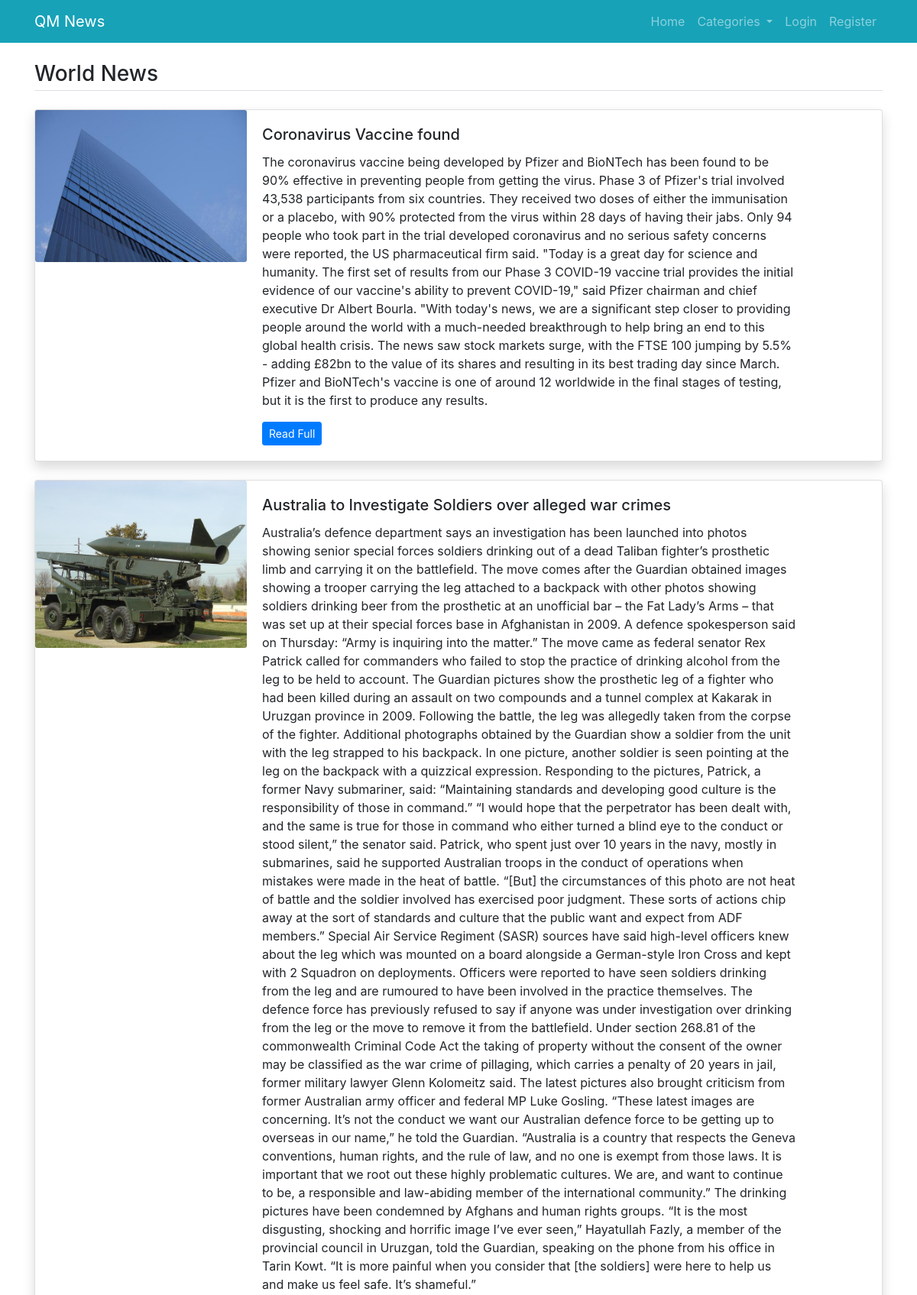
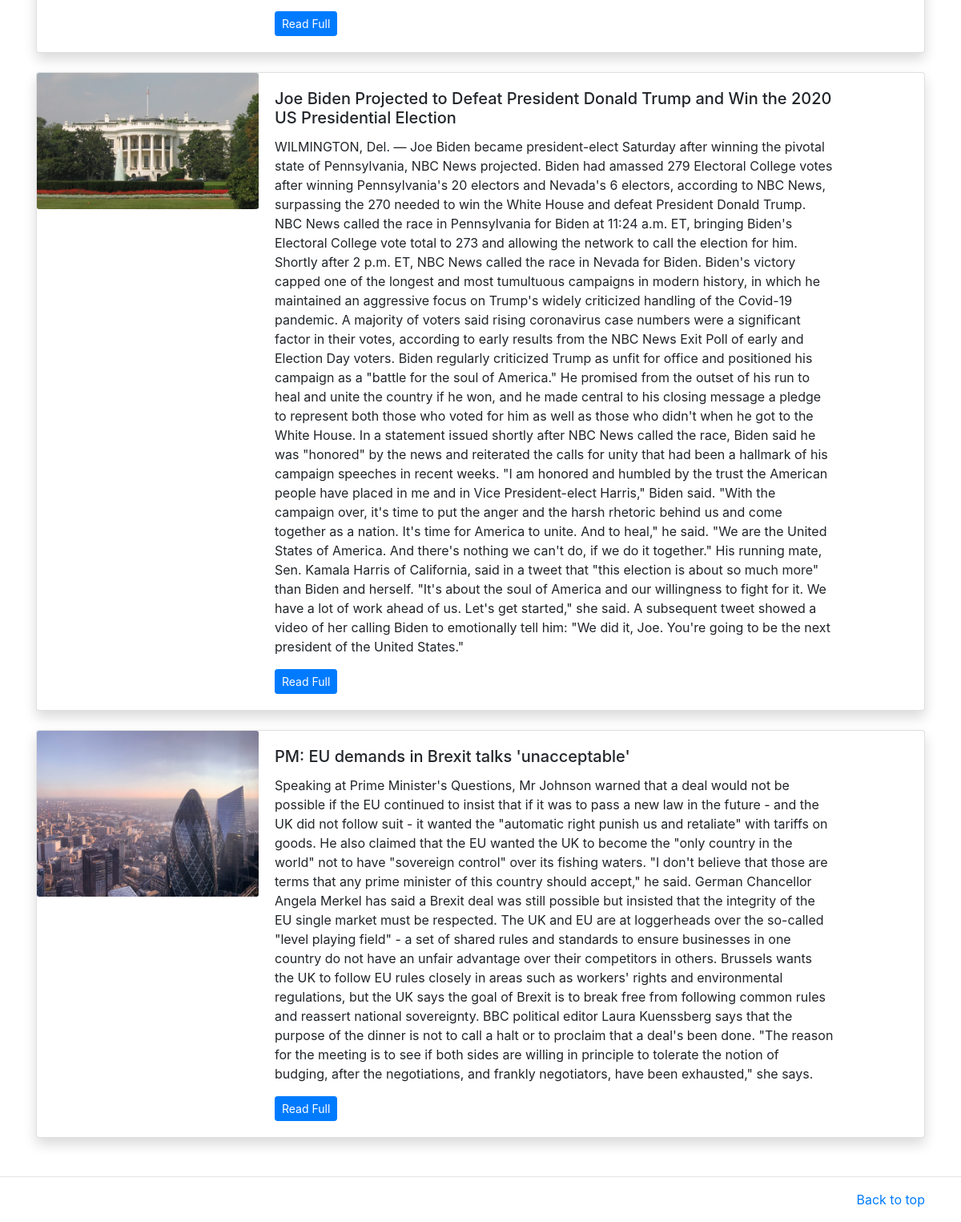
Page /category/2 on the committed database (2 pictures, top to bottom).
### mainapp/models.py (models this page shows, shortened)
class Category(models.Model):
    name= models.CharField(max_length=200)
    category_image= models.ImageField(upload_to='imgs')
    class Meta:
        verbose_name_plural='Categories'

class News(models.Model):
    category=models.ForeignKey(Category, on_delete=models.CASCADE)
    title=models.CharField(max_length=300)
    image= models.ImageField(upload_to='imgs/')
    description=models.TextField()
    add_time=models.DateTimeField(auto_now_add=True)
    likes=models.ManyToManyField(User,related_name='article')
    class Meta:
        verbose_name_plural='News'

### mainapp/views.py (the view)
# urls.py: path('category/<int:id>', views.category, name='category'),
def category(request,id):
    category=Category.objects.get(id=id)
    news=News.objects.filter(category=category)
    categories=Category.objects.all()
    return render(request,'category.html',
    {
        'catnews':news,
        'category':category,
        'cats':categories,
    })

### mainapp/templates/category.html
{%extends 'home.html'%}
{% block content %}
<main class="container mt-3 mb-5">
	<h3 class="border-bottom pb-1 my-4">{{category.name}}</h3>
	{%for news in catnews%}
	<div class="card mb-4 shadow">
	  <div class="row no-gutters">
	    <div class="col-md-3">
	      <img src="{{news.image.url}}" class="card-img" alt="{{news.title}}">
	    </div>
	    <div class="col-md-8">
	      <div class="card-body">
	        <h5 class="card-title">{{news.title}}</h5>
	        <p class="card-text">{{news.description}}</p>
	        <p class="card-text"><a href="/description/{{news.id}}" class="btn btn-sm btn-primary">Read Full</a></p>
	      </div>
	    </div>
	  </div>
	</div>
	{%endfor%}
</main>
{% endblock %}

### rows in the picture
Category: name "World News"
News: image (picture), title "Coronavirus Vaccine found", description "The coronavirus vaccine being developed by Pfizer and BioNTech has been found to be 90% effective in preventing people from getting the virus. Phase 3 of Pfizer's trial involved 43,538 participants from six countries. They received two doses of either the immunisation or a placebo, with 90% protected from the virus within 28 days of having their jabs. Only 94 people who took part in the trial developed coronavirus and no serious safety concerns were reported, the US pharmaceutical firm said. \"Today is a great day for science and humanity. The first set of results from our Phase 3 COVID-19 vaccine trial provides the initial evidence of our vaccine's ability to prevent COVID-19,\" said Pfizer…"
News: image (picture), title "Australia to Investigate Soldiers over alleged war crimes", description "Australia’s defence department says an investigation has been launched into photos showing senior special forces soldiers drinking out of a dead Taliban fighter’s prosthetic limb and carrying it on the battlefield. The move comes after the Guardian obtained images showing a trooper carrying the leg attached to a backpack with other photos showing soldiers drinking beer from the prosthetic at an unofficial bar – the Fat Lady’s Arms – that was set up at their special forces base in Afghanistan in 2009. A defence spokesperson said on Thursday: “Army is inquiring into the matter.” The move came as federal senator Rex Patrick called for commanders who failed to stop the practice of drinking…"
News: image (picture), title "Joe Biden Projected to Defeat President Donald Trump and Win the 2020 US Presidential Election", description "WILMINGTON, Del. — Joe Biden became president-elect Saturday after winning the pivotal state of Pennsylvania, NBC News projected. Biden had amassed 279 Electoral College votes after winning Pennsylvania's 20 electors and Nevada's 6 electors, according to NBC News, surpassing the 270 needed to win the White House and defeat President Donald Trump. NBC News called the race in Pennsylvania for Biden at 11:24 a.m. ET, bringing Biden's Electoral College vote total to 273 and allowing the network to call the election for him. Shortly after 2 p.m. ET, NBC News called the race in Nevada for Biden. Biden's victory capped one of the longest and most tumultuous campaigns in modern history, in which he…"
News: image (picture), title "PM: EU demands in Brexit talks 'unacceptable'", description "Speaking at Prime Minister's Questions, Mr Johnson warned that a deal would not be possible if the EU continued to insist that if it was to pass a new law in the future - and the UK did not follow suit - it wanted the \"automatic right punish us and retaliate\" with tariffs on goods. He also claimed that the EU wanted the UK to become the \"only country in the world\" not to have \"sovereign control\" over its fishing waters. \"I don't believe that those are terms that any prime minister of this country should accept,\" he said. German Chancellor Angela Merkel has said a Brexit deal was still possible but insisted that the integrity of the EU single market must be respected. The UK and EU are at…"
